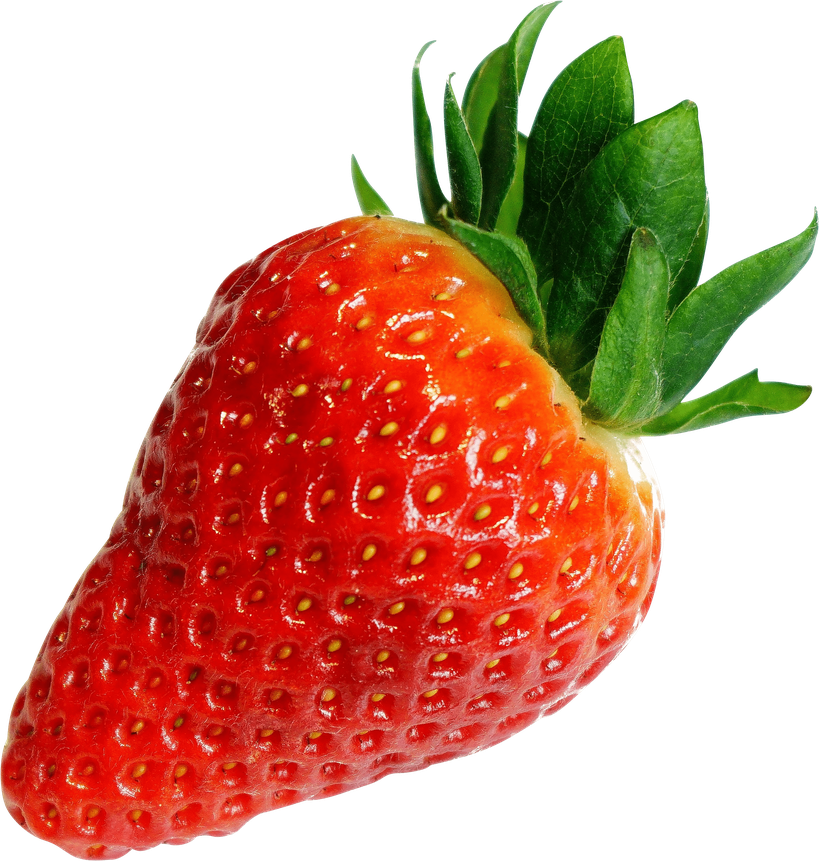
#> input picture ManipulacaoArquivos/imagem/pngwing.png, 819 x 861 px, shrunk from 2353 x 2474 before the run
$ python manImage.py
#> lines starting #> are read from the running program, lines starting #| are printed output that depends on the picture
from PIL import Image
import numpy as np
import os

def main():
    try:
        # Pega o caminho absoluto da pasta onde este script está salvo
        diretorio_atual = os.path.dirname(os.path.abspath(__file__))

        # Constrói o caminho completo para a imagem (ex: .../imagem/pngwing.png)
        caminho_imagem = os.path.join(diretorio_atual, "pngwing.png")

        print(f"Buscando imagem em: {caminho_imagem}")

        # 1. Carregar a imagem original
        img = Image.open(caminho_imagem)
#> img is the input picture: PIL image 819x861 RGBA; mean R, G, B, A 88.8, 35.6, 17.3, 131.2
        img.show()

        # 2. Converter a imagem em dados binários (numpy array)
        img_data = np.array(img)
        shape_original = img_data.shape
#> shape_original = (861, 819, 4)
        binary_data = img_data.tobytes()

        # 3. Salvar os dados binários (usando caminhos relativos para os arquivos .bin também)
        caminho_bin_orig = os.path.join(diretorio_atual, "original_img.bin")
        with open(caminho_bin_orig, "wb") as file:
            file.write(binary_data)

        # 4. Criar a cópia manipulada (Invertendo os bytes)
        data_invertida = bytearray(binary_data)[::-1]

        caminho_bin_copy = os.path.join(diretorio_atual, "copy_img.bin")
        with open(caminho_bin_copy, "wb") as file:
            file.write(data_invertida)

        # 5. Reconstruir a imagem a partir dos bytes invertidos
        # O reshape usa o shape_original para garantir que as dimensões batam
        modified_data = np.frombuffer(data_invertida, dtype=np.uint8).reshape(shape_original)
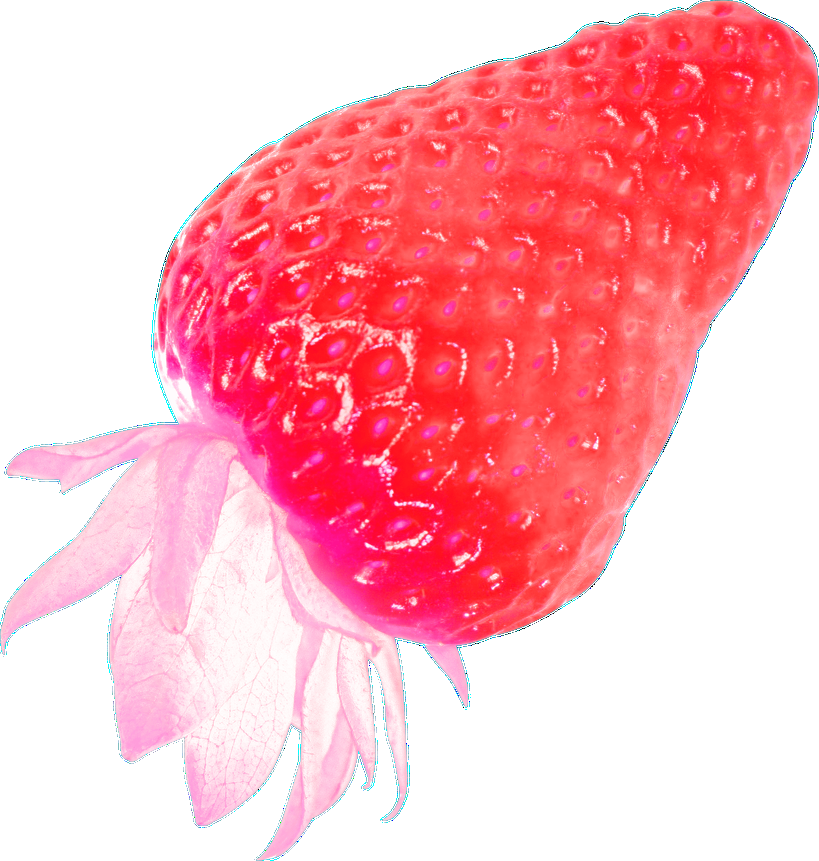
#> modified_data: shape (861, 819, 4); mean of channels 0, 1, 2, 3 131.2, 17.3, 35.6, 88.8; transparent parts drawn white
        modified_img = Image.fromarray(modified_data)

        modified_img.show()
        print("Processo finalizado com sucesso!")

    except FileNotFoundError:
        print(f"ERRO: O arquivo 'pngwing.png' não foi encontrado na pasta: {diretorio_atual}")
    except Exception as e:
        print(f"Ocorreu um erro inesperado: {e}")

if __name__ == "__main__":
    main()
